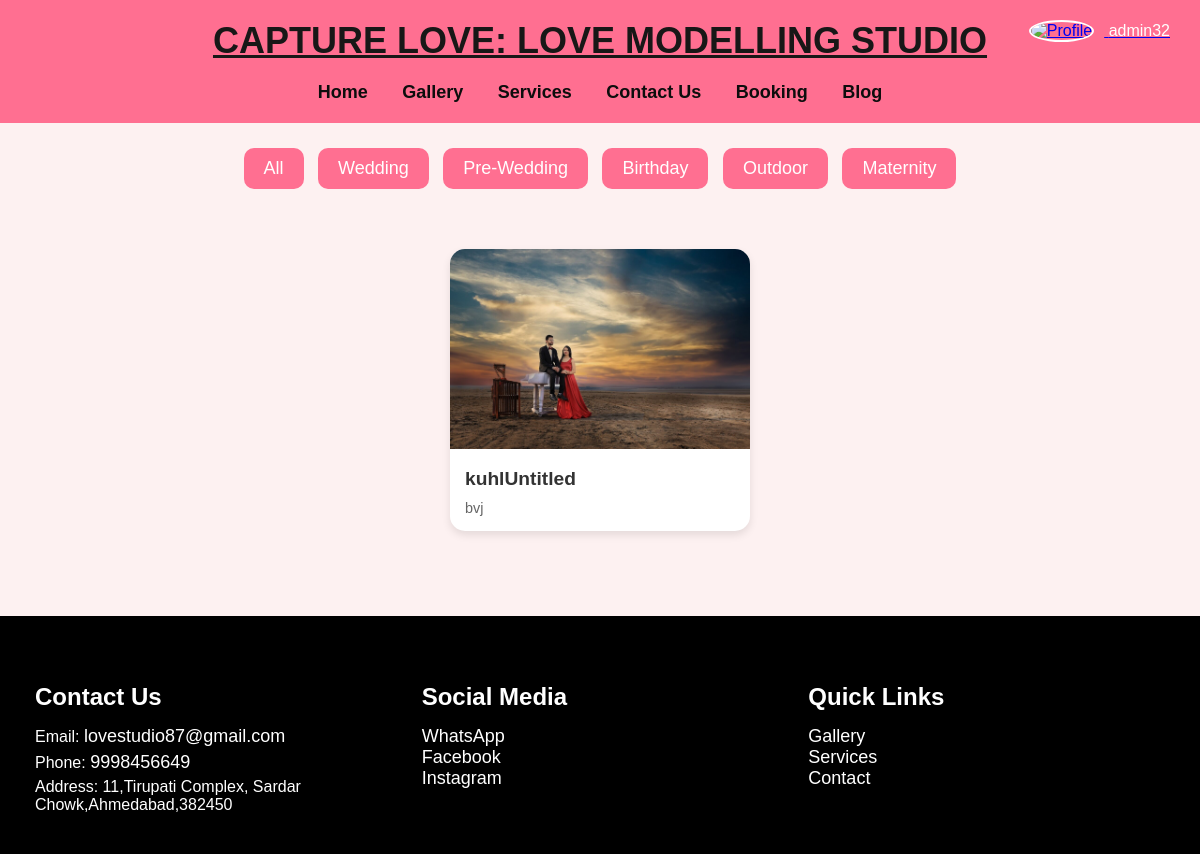
Page /gallery/ (signed in) on the earlier database version.
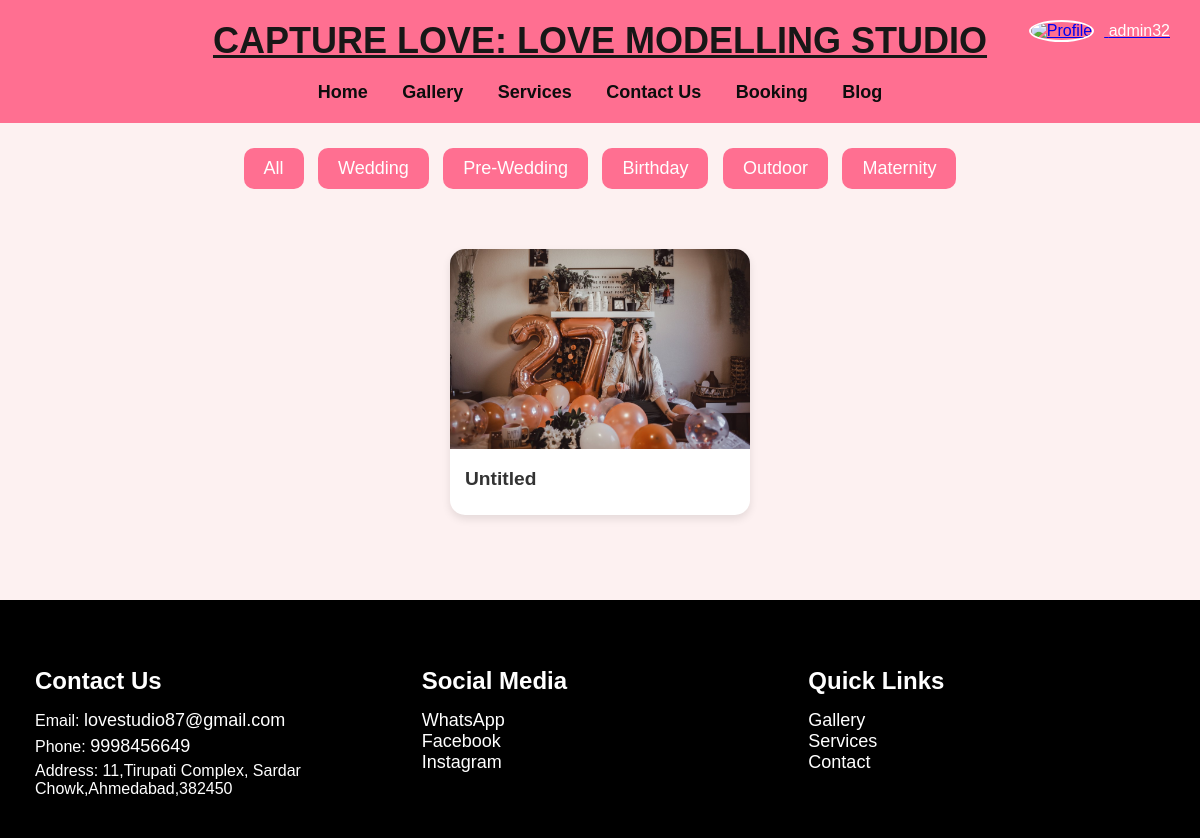
Same page on the later database version.
### home/models.py (models this page shows, shortened)
class Gallery(models.Model):
    CATEGORY_CHOICES = [
        ('wedding', 'Wedding'),
        ('prewedding', 'Pre-Wedding'),
        ('birthday', 'Birthday'),
        ('outdoor', 'Outdoor'),
        ('maternity', 'Maternity')
    ]
    title = models.CharField(max_length=200, default='Untitled')
    description = models.TextField(blank=True, null=True)
    image = models.ImageField(upload_to='gallery/', blank=True, null=True)
    category = models.CharField(max_length=50, choices=CATEGORY_CHOICES, default='wedding')
    uploaded_at = models.DateTimeField(auto_now_add=True)
    class Meta:
        verbose_name_plural = 'Galleries'
        ordering = ['-uploaded_at']

### home/views.py (the view)
# urls.py: path('gallery/', views.gallery, name='gallery'),
def gallery(request):
    categories = {
        'wedding': Gallery.objects.filter(category='wedding'),
        'prewedding': Gallery.objects.filter(category='prewedding'),
        'birthday': Gallery.objects.filter(category='birthday'),
        'outdoor': Gallery.objects.filter(category='outdoor'),
        'maternity': Gallery.objects.filter(category='maternity'),
    }
    return render(request, 'gallery.html', {'categories': categories})

### home/templates/gallery.html (shortened to what this page needs)
{% extends 'base.html' %}
{% block content %}
<!DOCTYPE html>
<html lang="en">
<head>
</head>
<body>
    <div class="gallery-buttons">
        <button onclick="showCategory('all')" class="active">All</button>
        <button onclick="showCategory('wedding')">Wedding</button>
        <button onclick="showCategory('prewedding')">Pre-Wedding</button>
        <button onclick="showCategory('birthday')">Birthday</button>
        <button onclick="showCategory('outdoor')">Outdoor</button>
        <button onclick="showCategory('maternity')">Maternity</button>
    </div>
    <div class="gallery-container">
        {% for category, images in categories.items %}
        <div class="category-section" id="{{ category }}-section">
            {% for image in images %}
            <div class="gallery-item">
                <img src="{{ image.image.url }}" alt="{{ image.title }}">
                <div class="gallery-info">
                    <h3>{{ image.title }}</h3>
                    {% if image.description %}
                    <p>{{ image.description }}</p>
                    {% endif %}
                </div>
            </div>
            {% endfor %}
        </div>
        {% endfor %}
    </div>
</body>
</html>
{% endblock %}

Differences in the rows shown:
removed Gallery: image (picture), title "kuhlUntitled", description "bvj"
added Gallery: image (picture), title "Untitled"
